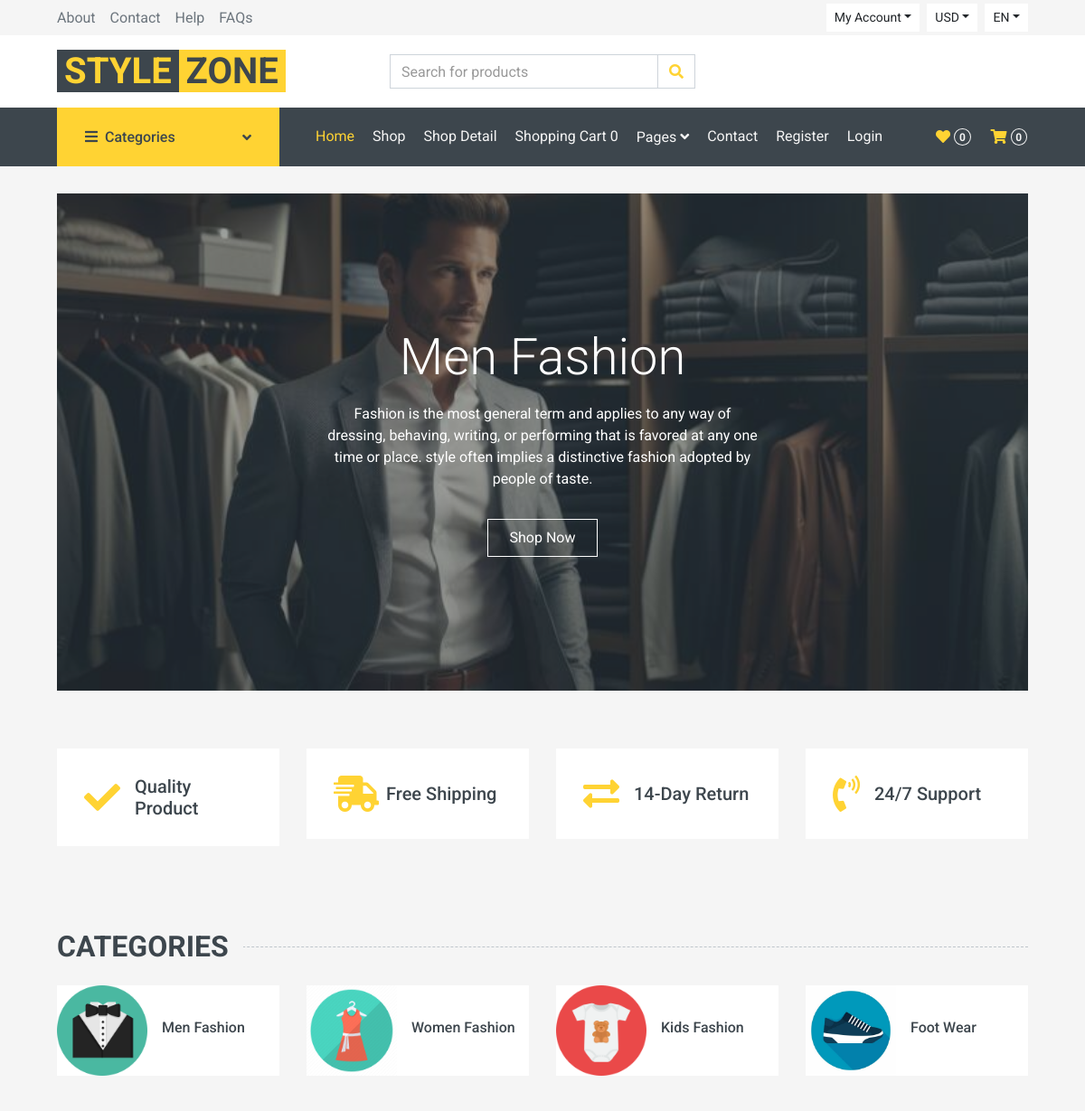
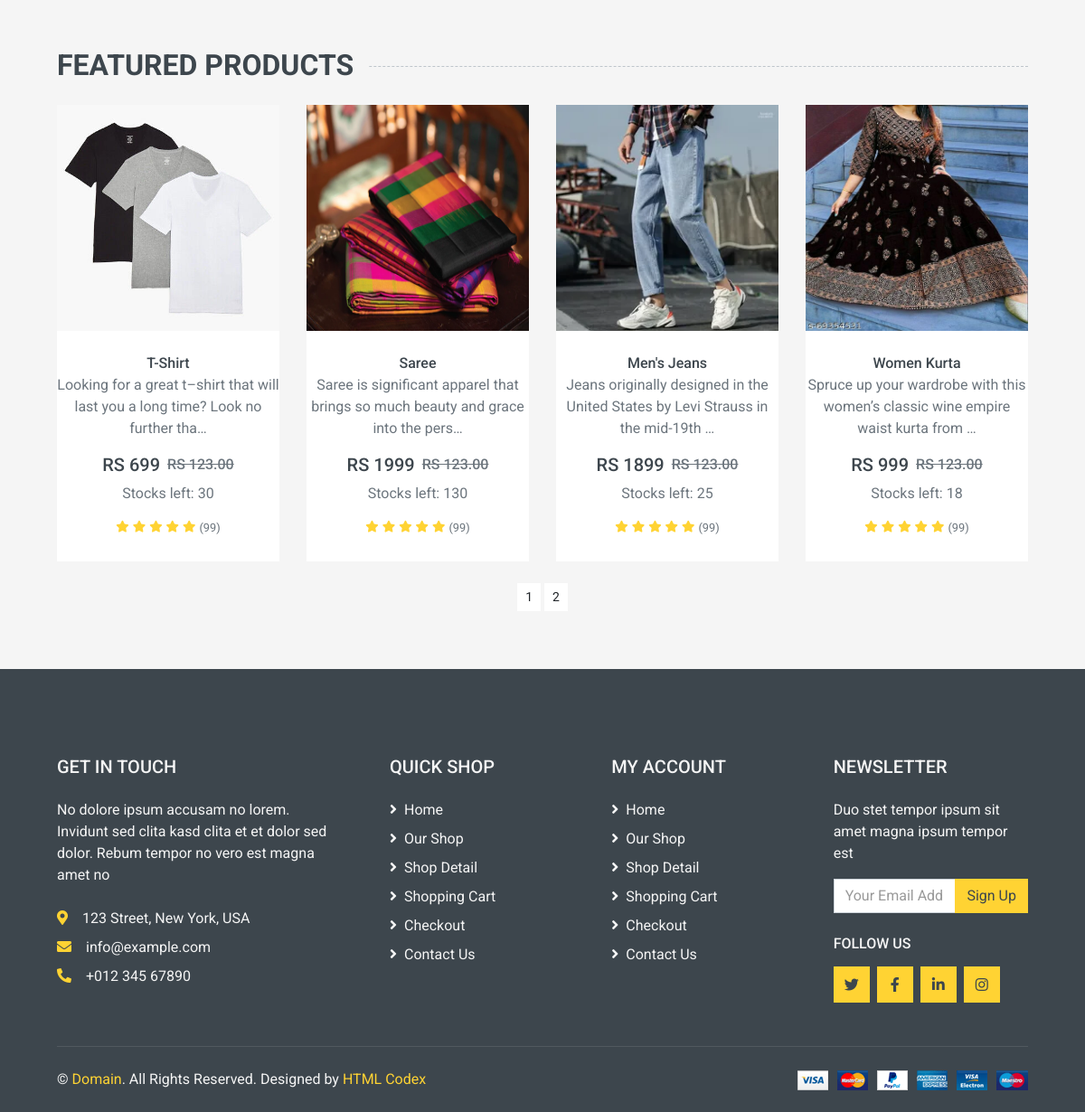
The page / on the database its author committed (2 pictures, top to bottom).
### shop/models.py (models this page shows, shortened)
class Categ(models.Model):
    name = models.CharField(max_length=250, unique=True)
    slug = models.SlugField(max_length=250, unique=True)
    img = models.ImageField(upload_to='cat_icon')
    def get_url(self):
        return reverse('prod_cat', args=[self.slug])

class Products(models.Model):
    name = models.CharField(max_length=250, unique=True)
    slug = models.SlugField(max_length=250, unique=True)
    img = models.ImageField(upload_to='product')
    des = models.TextField()
    price = models.IntegerField()
    stock = models.IntegerField()
    available = models.BooleanField()
    category = models.ForeignKey(Categ, on_delete=models.CASCADE)
    def get_url(self):
        return reverse('details', args=[self.category.slug, self.slug])

### shop/views.py (the view)
# urls.py: 2. Add a URL to urlpatterns:  path('', views.home, name='home')
def home(request, c_slug=None):
    c_page = None
    prodt = None
    if c_slug != None:
        c_page = get_object_or_404(Categ, slug=c_slug)
        prodt = Products.objects.filter(category=c_page, available=True)
    else:
        prodt = Products.objects.all().filter(available=True)
    cat = Categ.objects.all()
    paginator = Paginator(prodt, 4)
    try:
        page = int(request.GET.get('page', '1'))
    except:
        page = 1
    try:
        products = paginator.page(page)
    except (EmptyPage, InvalidPage):
        products = paginator.page(paginator.num_pages)
    return render(request, 'index.html', {'ct': cat, 'pr': products})

### templates/index.html (shortened to what this page needs)
{% extends 'base.html' %}
{% load static %}
{% block content %}
<!DOCTYPE html>
<html lang="en">
<head>
    <link href="https://cdnjs.cloudflare.com/ajax/libs/font-awesome/5.10.0/css/all.min.css" rel="stylesheet">
    <link href="{% static 'hm/lib/animate/animate.min.css' %}" rel="stylesheet">
    <link href="{% static 'hm/lib/owlcarousel/assets/owl.carousel.min.css' %}" rel="stylesheet">
    <link href="{% static 'hm/css/style.css' %}" rel="stylesheet">
</head>
<body>
    <div class="container-fluid mb-3">
        <div class="row px-xl-5">
            <div class="col-lg-12">
                    <div class="carousel-inner">
                        <div class="carousel-item position-relative active" style="height: 550px;">
                            <img class="position-absolute w-100 h-100" src="{% static 'hm/img/bg.jpg' %}" style="object-fit: cover;">
                            <div class="carousel-caption d-flex flex-column align-items-center justify-content-center">
                                <div class="p-3" style="max-width: 700px;">
                                    <h1 class="display-4 text-white mb-3 animate__animated animate__fadeInDown">Men Fashion</h1>
                                    <p class="mx-md-5 px-5 animate__animated animate__bounceIn">Fashion is the most general term and applies to any way of dressing, behaving, writing, or performing that is favored at any one time or place. style often implies a distinctive fashion adopted by people of taste.</p>
                                    <a class="btn btn-outline-light py-2 px-4 mt-3 animate__animated animate__fadeInUp" href="#">Shop Now</a>
                                </div>
                            </div>
                        </div>
                    </div>
                </div>
            </div>
        </div>
    <div class="container-fluid pt-5">
        <div class="row px-xl-5 pb-3">
            <div class="col-lg-3 col-md-6 col-sm-12 pb-1">
                <div class="d-flex align-items-center bg-light mb-4" style="padding: 30px;">
                    <h1 class="fa fa-check text-primary m-0 mr-3"></h1>
                    <h5 class="font-weight-semi-bold m-0">Quality Product</h5>
                </div>
            </div>
            <div class="col-lg-3 col-md-6 col-sm-12 pb-1">
                <div class="d-flex align-items-center bg-light mb-4" style="padding: 30px;">
                    <h1 class="fa fa-shipping-fast text-primary m-0 mr-2"></h1>
                    <h5 class="font-weight-semi-bold m-0">Free Shipping</h5>
                </div>
            </div>
            <div class="col-lg-3 col-md-6 col-sm-12 pb-1">
                <div class="d-flex align-items-center bg-light mb-4" style="padding: 30px;">
                    <h1 class="fas fa-exchange-alt text-primary m-0 mr-3"></h1>
                    <h5 class="font-weight-semi-bold m-0">14-Day Return</h5>
                </div>
            </div>
            <div class="col-lg-3 col-md-6 col-sm-12 pb-1">
                <div class="d-flex align-items-center bg-light mb-4" style="padding: 30px;">
                    <h1 class="fa fa-phone-volume text-primary m-0 mr-3"></h1>
                    <h5 class="font-weight-semi-bold m-0">24/7 Support</h5>
                </div>
            </div>
        </div>
    </div>
    <div class="container-fluid pt-5">
        <h2 class="section-title position-relative text-uppercase mx-xl-5 mb-4"><span class="bg-secondary pr-3">Categories</span></h2>
        <div class="row px-xl-5 pb-3">
            {% for i in ct %}
            <div class="col-lg-3 col-md-4 col-sm-6 pb-1">
                <a class="text-decoration-none" href="{{i.get_url}}">
                    <div class="cat-item d-flex align-items-center mb-4">
                        <div class="overflow-hidden" style="width: 100px; height: 100px;">
                            <img class="img-fluid" src="{{i.img.url}}" alt="">
                        </div>
                        <div class="flex-fill pl-3">
                            <h6>{{i.name}}</h6>
                        </div>
                    </div>
                </a>
            </div>
            {% endfor %}
        </div>
    </div>
    <div class="container-fluid pt-5 pb-3">
        <h2 class="section-title position-relative text-uppercase mx-xl-5 mb-4"><span class="bg-secondary pr-3">Featured Products</span></h2>
 <div class="row flex px-xl-5">
{% for i in pr.object_list %}
            <div class="col-lg-3 col-md-4 col-sm-6">
                <div class="product-item bg-light mb-4">
                    <div class="product-img position-relative overflow-hidden">
                        <a href="{{i.get_url}}"><img class="img-fluid w-100" src="{{i.img.url}}" alt="" style="height:250px; width:500px;">
                        </a>
                    </div>
                    <div class="text-center py-4">
                        <a class="h6 text-decoration-none text-truncate" href="{{i.get_url}}">{{i.name}}</a>
                        <p>{{i.des|truncatechars:80}}</p>
                        <div class="d-flex align-items-center justify-content-center mt-2">
                            <h5>RS {{i.price}}</h5><h6 class="text-muted ml-2"><del>RS 123.00</del></h6>
                        </div>
                        <p>Stocks left: {{i.stock}}</p>
                        <div class="d-flex align-items-center justify-content-center mb-1">
                            <small class="fa fa-star text-primary mr-1"></small>
                            <small class="fa fa-star text-primary mr-1"></small>
                            <small class="fa fa-star text-primary mr-1"></small>
                            <small class="fa fa-star text-primary mr-1"></small>
                            <small class="fa fa-star text-primary mr-1"></small>
                            <small>(99)</small>
                        </div>
                    </div>
                </div>
            </div>
{% endfor %}
     </div>
        <div class="mx-auto">
            <div class="text-center">
            {% for pg in pr.paginator.page_range %}
            <a href="?page={{pg}}" class="btn btn-light btn-sm {% if pr.number == pg %} activate {% endif %}">{{pg}}</a>
            {% endfor %}
            </div>
        </div>
    </div>
    <div class="container-fluid bg-dark text-secondary mt-5 pt-5">
        <div class="row px-xl-5 pt-5">
            <div class="col-lg-4 col-md-12 mb-5 pr-3 pr-xl-5">
                <h5 class="text-secondary text-uppercase mb-4">Get In Touch</h5>
                <p class="mb-4">No dolore ipsum accusam no lorem. Invidunt sed clita kasd clita et et dolor sed dolor. Rebum tempor no vero est magna amet no</p>
                <p class="mb-2"><i class="fa fa-map-marker-alt text-primary mr-3"></i>123 Street, New York, USA</p>
                <p class="mb-2"><i class="fa fa-envelope text-primary mr-3"></i>info@example.com</p>
                <p class="mb-0"><i class="fa fa-phone-alt text-primary mr-3"></i>+012 345 67890</p>
            </div>
            <div class="col-lg-8 col-md-12">
                <div class="row">
                    <div class="col-md-4 mb-5">
                        <h5 class="text-secondary text-uppercase mb-4">Quick Shop</h5>
                        <div class="d-flex flex-column justify-content-start">
                            <a class="text-secondary mb-2" href="#"><i class="fa fa-angle-right mr-2"></i>Home</a>
                            <a class="text-secondary mb-2" href="#"><i class="fa fa-angle-right mr-2"></i>Our Shop</a>
                            <a class="text-secondary mb-2" href="#"><i class="fa fa-angle-right mr-2"></i>Shop Detail</a>
                            <a class="text-secondary mb-2" href="#"><i class="fa fa-angle-right mr-2"></i>Shopping Cart</a>
                            <a class="text-secondary mb-2" href="#"><i class="fa fa-angle-right mr-2"></i>Checkout</a>
                            <a class="text-secondary" href="#"><i class="fa fa-angle-right mr-2"></i>Contact Us</a>
                        </div>
                    </div>
                    <div class="col-md-4 mb-5">
                        <h5 class="text-secondary text-uppercase mb-4">My Account</h5>
                        <div class="d-flex flex-column justify-content-start">
                            <a class="text-secondary mb-2" href="#"><i class="fa fa-angle-right mr-2"></i>Home</a>
                            <a class="text-secondary mb-2" href="#"><i class="fa fa-angle-right mr-2"></i>Our Shop</a>
                            <a class="text-secondary mb-2" href="#"><i class="fa fa-angle-right mr-2"></i>Shop Detail</a>
                            <a class="text-secondary mb-2" href="#"><i class="fa fa-angle-right mr-2"></i>Shopping Cart</a>
                            <a class="text-secondary mb-2" href="#"><i class="fa fa-angle-right mr-2"></i>Checkout</a>
                            <a class="text-secondary" href="#"><i class="fa fa-angle-right mr-2"></i>Contact Us</a>
                        </div>
                    </div>
                    <div class="col-md-4 mb-5">
                        <h5 class="text-secondary text-uppercase mb-4">Newsletter</h5>
                        <p>Duo stet tempor ipsum sit amet magna ipsum tempor est</p>
                        <form action="">
                            <div class="input-group">
                                <input type="text" class="form-control" placeholder="Your Email Address">
                                <div class="input-group-append">
                                    <button class="btn btn-primary">Sign Up</button>
                                </div>
                            </div>
                        </form>
                        <h6 class="text-secondary text-uppercase mt-4 mb-3">Follow Us</h6>
                        <div class="d-flex">
                            <a class="btn btn-primary btn-square mr-2" href="#"><i class="fab fa-twitter"></i></a>
                            <a class="btn btn-primary btn-square mr-2" href="#"><i class="fab fa-facebook-f"></i></a>
                            <a class="btn btn-primary btn-square mr-2" href="#"><i class="fab fa-linkedin-in"></i></a>
                            <a class="btn btn-primary btn-square" href="#"><i class="fab fa-instagram"></i></a>
                        </div>
                    </div>
                </div>
            </div>
        </div>
        <div class="row border-top mx-xl-5 py-4" style="border-color: rgba(256, 256, 256, .1) !important;">
            <div class="col-md-6 px-xl-0">
                <p class="mb-md-0 text-center text-md-left text-secondary">
                    &copy; <a class="text-primary" href="#">Domain</a>. All Rights Reserved. Designed
                    by
                    <a class="text-primary" href="https://htmlcodex.com">HTML Codex</a>
                </p>
            </div>
            <div class="col-md-6 px-xl-0 text-center text-md-right">
                <img class="img-fluid" src="{% static 'hm/img/payments.png' %}" alt="">
            </div>
        </div>
    </div>
</body>
</html>
{% endblock %}

### rows shown on the page
Categ: img (picture), name "Men Fashion"
Categ: img (picture), name "Women Fashion"
Categ: img (picture), name "Kids Fashion"
Categ: img (picture), name "Foot Wear"
Products: img (picture), name "T-Shirt", des "Looking for a great t–shirt that will last you a long time? Look no further tha…", price "699", stock "30"
Products: img (picture), name "Saree", des "Saree is significant apparel that brings so much beauty and grace into the pers…", price "1999", stock "130"
Products: img (picture), name "Men's Jeans", des "Jeans originally designed in the United States by Levi Strauss in the mid-19th …", price "1899", stock "25"
Products: img (picture), name "Women Kurta", des "Spruce up your wardrobe with this women’s classic wine empire waist kurta from …", price "999", stock "18"

### other values the page prints
{{ itc }} "0"
{{ pg }} "1" "2"
